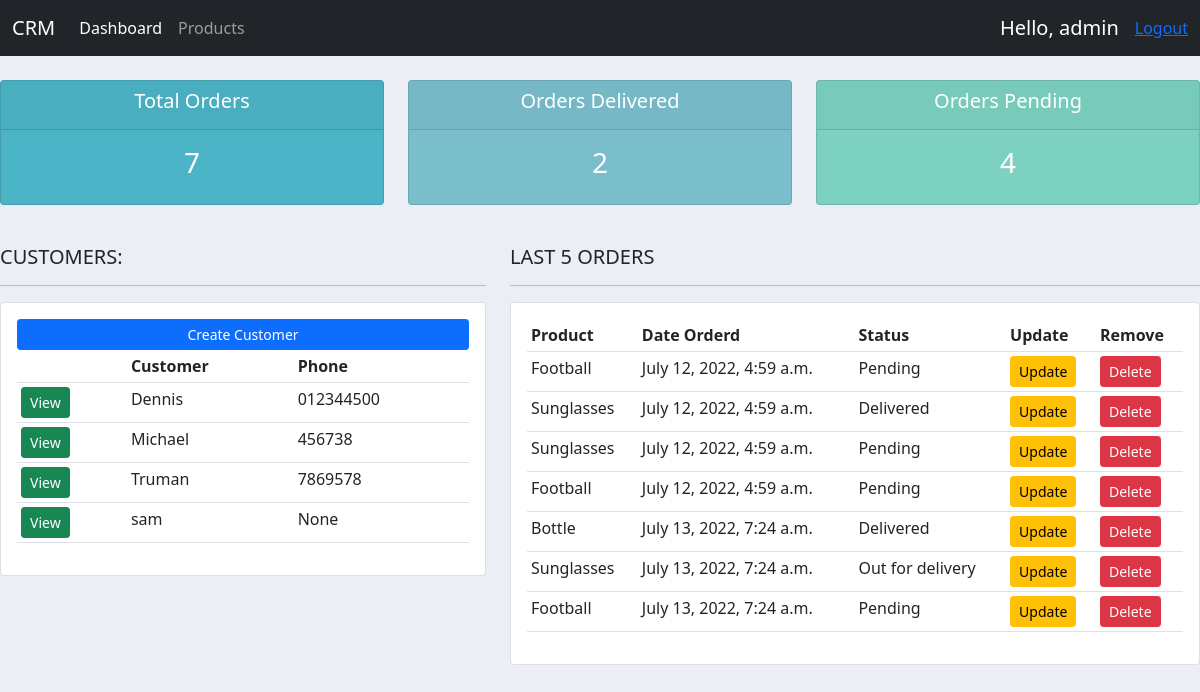
The app's page / (signed in) with its own data.
### accounts/models.py (models this page shows, shortened)
class Customer(models.Model):
	user = models.OneToOneField(User, null=True, blank=True, on_delete=models.CASCADE)
	name = models.CharField(max_length=200, null=True)
	phone = models.CharField(max_length=200, null=True)
	email = models.CharField(max_length=200, null=True)
	profile_pic = models.ImageField(default="profile1.png", null=True, blank=True)
	date_created = models.DateTimeField(auto_now_add=True, null=True)

class Order(models.Model):
	STATUS = (
			('Pending', 'Pending'),
			('Out for delivery', 'Out for delivery'),
			('Delivered', 'Delivered'),
			)
	customer = models.ForeignKey(Customer, null=True, on_delete= models.SET_NULL)
	product = models.ForeignKey(Product, null=True, on_delete= models.SET_NULL)
	date_created = models.DateTimeField(auto_now_add=True, null=True)
	status = models.CharField(max_length=200, null=True, choices=STATUS)
	note=models.CharField(max_length=200, null=True)

class Product(models.Model):
	CATEGORY = (
			('Indoor', 'Indoor'),
			('Out Door', 'Out Door'),
			)
	name = models.CharField(max_length=200, null=True)
	price = models.FloatField(null=True)
	category = models.CharField(max_length=200, null=True, choices=CATEGORY)
	description = models.CharField(max_length=200, null=True, blank=True)
	date_created = models.DateTimeField(auto_now_add=True, null=True)
	tags = models.ManyToManyField(Tag)
	def __str__(self):
		return self.name

### accounts/decorators.py (the view)
	def wrapper_function(request, *args, **kwargs):
		group = None
		if request.user.groups.exists():
			group = request.user.groups.all()[0].name
		if group == 'customer':
			return redirect('user-page')
		if group == 'admin':
			return view_func(request, *args, **kwargs)

### accounts/views.py (called while the page is built)
@login_required(login_url='login')
@admin_only
def home(request):
    orders=Order.objects.all()
    customers=Customer.objects.all()
    total_customers=customers.count()
    total_orders=orders.count()
    delivered = orders.filter(status='Delivered').count()
    pending = orders.filter(status='Pending').count()
    context = {'orders':orders, 'customers':customers,
	'total_orders':total_orders,'delivered':delivered,
	'pending':pending }
    return render(request,'accounts/dashboard.html',context)

### accounts/templates/accounts/dashboard.html
{% extends 'accounts/main.html' %}
{% block  content%}
{% include 'accounts/status.html' %}
<br>
<div class="row">
	<div class="col-md-5">
		<h5>CUSTOMERS:</h5>
		<hr>
		<div class="card card-body">
			<a class="btn btn-primary  btn-sm btn-block" href="">Create Customer</a>
			<table class="table table-sm">
				<tr>
					<th></th>
					<th>Customer</th>
					<th>Phone</th>
				</tr>
				{% for customer in customers %}
					<tr>
						<td><a class="btn btn-sm btn-success" href="{% url 'customer' customer.id %}">View</a></td>
						<td>{{customer.name}}</td>
						<td>{{customer.phone}}</td>
					</tr>
				{% endfor %}
			</table>
		</div>
	</div>
	<div class="col-md-7">
		<h5>LAST 5 ORDERS</h5>
		<hr>
		<div class="card card-body">
			<table class="table table-sm">
				<tr>
					<th>Product</th>
					<th>Date Orderd</th>
					<th>Status</th>
					<th>Update</th>
					<th>Remove</th>
				</tr>
		        {% for order in orders %}
					<tr>
						<td>{{order.product}}</td>
						<td>{{order.date_created}}</td>
						<td>{{order.status}}</td>
						<td><a class="btn btn-sm btn-warning" href="{% url 'update_order' order.id %}">Update</a></td>
						<td><a class="btn btn-sm btn-danger"href="{% url 'delete_order' order.id %}">Delete</a></td>
					</tr>
				{% endfor %}
			</table>
		</div>
	</div>
</div>
{% endblock  %}

### accounts/templates/accounts/main.html (shortened to what this page needs)
{% load static %}
<!DOCTYPE html>
<html>
<body>
<head>
    <link href="https://cdn.jsdelivr.net/npm/bootstrap@5.1.3/dist/css/bootstrap.min.css" rel="stylesheet">
    <link rel="stylesheet" type="text/css" href="{% static '/css/main.css' %}">
</head>
    {% include 'accounts/navbar.html' %}
{% block content %}{% endblock content %}
</body>
</html>

### accounts/templates/accounts/navbar.html (shortened to what this page needs)
<nav class="navbar navbar-expand-lg navbar-dark bg-dark">
    <div class="container-fluid">
      <a class="navbar-brand" href="#">CRM</a>
      <div class="collapse navbar-collapse" id="navbarSupportedContent">
        <ul class="navbar-nav me-auto mb-2 mb-lg-0">
        {% if request.user.is_staff %}
          <li class="nav-item">
            <a class="nav-link active" aria-current="page" href="{% url 'home' %}">Dashboard</a>
          </li>
          <li class="nav-item">
            <a class="nav-link" href="{% url 'products' %}">Products</a>
          </li>
          {% else %}
       <li class="nav-item">
        <a class="nav-link" href="{% url 'account' %}">Settings</a>
      </li>
          {% endif %}
        </ul>
      </div>
      <a class="navbar-brand" >Hello, {{request.user}}</a>
      <a  href="{% url 'logout' %}">Logout</a>
  </div>
  </nav>

### accounts/templates/accounts/status.html
<br>
<div class="row">
	<div class="col">
		<div class="col-md">
			<div class="card text-center text-white  mb-3" id="total-orders">
			  	<div class="card-header">
			  		<h5 class="card-title">Total Orders</h5>
			  	</div>
				  <div class="card-body">
			    	<h3 class="card-title">{{total_orders}}</h3>
			  	</div>
			</div>
		</div>
	</div>
	<div class="col">
		<div class="col-md">
			<div class="card text-center text-white  mb-3" id="orders-delivered">
			  	<div class="card-header">
			  		<h5 class="card-title">Orders Delivered</h5>
			  	</div>
			  	<div class="card-body">
			    	<h3 class="card-title">{{delivered}}</h3>
			  	</div>
			</div>
		</div>
	</div>
	<div class="col">
		<div class="col-md">
			<div class="card text-center text-white  mb-3" id="orders-pending">
			  	<div class="card-header">
			  		<h5 class="card-title">Orders Pending</h5>
			  	</div>
			  	<div class="card-body">
			    	<h3 class="card-title">{{pending}}</h3>
			  	</div>
			</div>
		</div>
	</div>
</div>

### static/css/main.css (style rules this page uses)
body { background-color: #ebeff5; }
#total-orders { background-color: #4cb4c7; }
#orders-delivered { background-color: #7abecc; }
#orders-pending { background-color: #7CD1C0; }

### records on screen
Customer: name "Dennis", phone "012344500"
Customer: name "Michael", phone "456738"
Customer: name "Truman", phone "7869578"
Customer: name "sam", phone "None"
Order: product "Football", date_created "July 12, 2022, 4:59 a.m.", status "Pending"
Order: product "Sunglasses", date_created "July 12, 2022, 4:59 a.m.", status "Delivered"
Order: product "Sunglasses", date_created "July 12, 2022, 4:59 a.m.", status "Pending"
Order: product "Football", date_created "July 12, 2022, 4:59 a.m.", status "Pending"
Order: product "Bottle", date_created "July 13, 2022, 7:24 a.m.", status "Delivered"
Order: product "Sunglasses", date_created "July 13, 2022, 7:24 a.m.", status "Out for delivery"
Order: product "Football", date_created "July 13, 2022, 7:24 a.m.", status "Pending"

### other values on screen
{{ request.user }} "admin"
{{ total_orders }} "7"
{{ delivered }} "2"
{{ pending }} "4"
